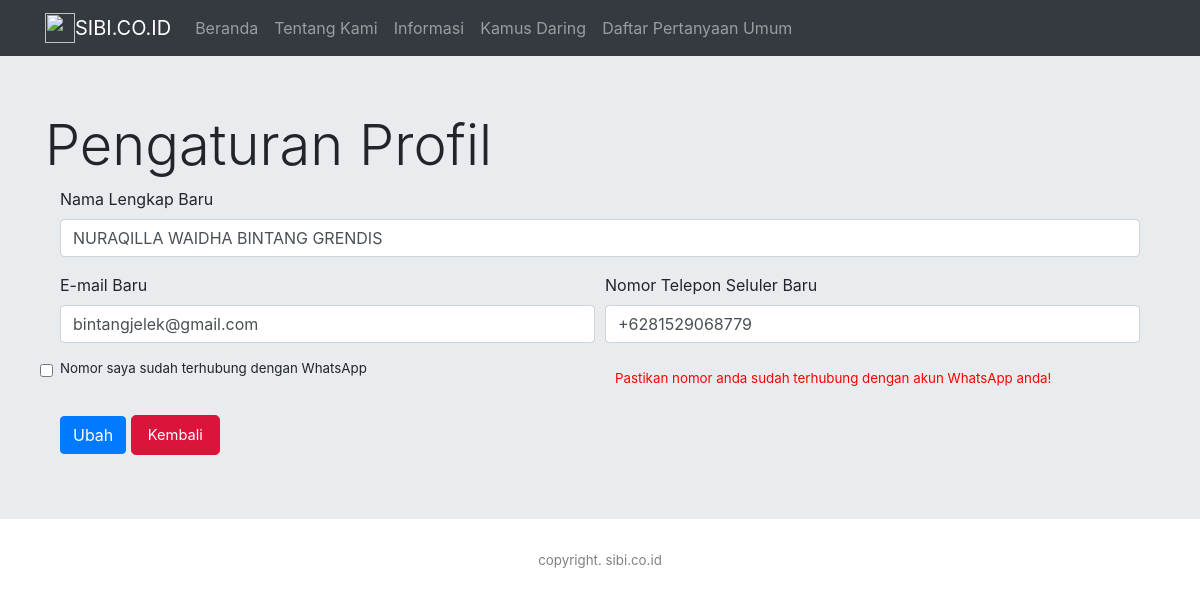
The page /PenggunaData.php (signed in) on the database its author committed.
### tables this page shows
CREATE TABLE `pengguna` (
  `id_pengguna` int(7) NOT NULL,
  `nama_lengkap` varchar(35) NOT NULL,
  `email` varchar(30) NOT NULL,
  `alamat` varchar(150) NOT NULL,
  `no_hp_wa` varchar(15) NOT NULL,
  `kata_sandi` varchar(150) NOT NULL
);

### functions.php (called while the page is built, shortened)
<?php
include 'config.php';
function query($query){
	global $conn;
	$result=mysqli_query($conn, $query);
	$rows = [];
	while( $row = mysqli_fetch_assoc($result) ) {
		$rows[] = $row;
	}
	return $rows;
}
?>

### PenggunaData.php (the view, shortened to what this page needs)
<?php
require 'functions.php';
$email=$_SESSION["useremail"];
$pggn=query("SELECT * FROM pengguna WHERE email='$email'")[0];
?>
<!doctype html>
<html lang="en">
  <head>
    <link rel="stylesheet" href="https://stackpath.bootstrapcdn.com/bootstrap/4.3.1/css/bootstrap.min.css">
  </head>
  <body class="mt-5">
        <nav class="navbar fixed-top navbar-expand-lg navbar-dark bg-dark">
            <div class="container">
                <img src="img/f.png" width="30" height="30" class="d-inline-block align-top" alt="">
                <a class="navbar-brand" href="BerandaAfter.php ">SIBI.CO.ID</a>
                <div class="collapse navbar-collapse" id="navbarSupportedContent">
                  <ul class="navbar-nav mr-auto">
                    <li class="nav-item">
                      <a class="nav-link" href="BerandaAfter.php">Beranda</a>
                    </li>
                    <li class="nav-item">
                      <a class="nav-link" href="Tentang.html">Tentang Kami</a>
                    </li>
                    <li class="nav-item">
                        <a class="nav-link" href="Infokom.html">Informasi</a>
                      </li>
                    <li class="nav-item">
                      <a class="nav-link" href="KamusDaring.php">Kamus Daring</a>
                    </li>
                    <li class="nav-item">
                      <a class="nav-link" href="Faq.html">Daftar Pertanyaan Umum</a>
                    </li>
                  </ul>
                </div>
              </nav>
                <div class="jumbotron jumbotron-fluid">
                        <div class="container">
                        <?php
                          if(isset($_GET['pesan'])){
                            if($_GET['pesan']=="gagal"){
                              echo "<div  class='alert'>Data diri anda gagal diubah</di>";
                            }
                            else{
                              echo "<h4 class='display-4'>Pengaturan Profil</h4>";
                            }
                          }else{
                              echo "<h4 class='display-4'>Pengaturan Profil</h4>";
                          }
                        ?>
                          <div class="container">
                          <div class="row">
                          <div class="col-sm">
                                  <form action="" method="POST">
                                    <div class="form-group">
                                        <label for="nama">Nama Lengkap Baru</label>
                                        <input type="text" class="form-control" id="nama" name="fullname" value="<?php echo $pggn['nama_lengkap']?>" placeholder="Nama Lengkap Baru Anda">
                                      </div>
                                    <div class="form-row">
                                        <div class="form-group col-md-6">
                                          <label for="email">E-mail Baru </label>
                                          <input type="email" class="form-control" id="email" name="email" value="<?= $pggn["email"]?>" placeholder="Alamat E-mail Baru Anda">
                                        </div>
                                        <div class="form-group col-md-6">
                                          <label for="nmr">Nomor Telepon Seluler Baru</label>
                                          <input class="form-control" id = "nmr" type="text" name="nmr" value="<?= $pggn["no_hp_wa"]?>" placeholder="Nomor Telepon Seluler Baru Anda">
                                        </div>
                                      </div>
                                      <div class="form-row">
                                        <div class="form-group col-md-6">
                                          <input class="form-check-input" type="checkbox" id="WhatsApp" onclick="hilang('WhatsApp','WhatsAppwarn')">
                                          <label class="form-check-label" for="WhatsApp">
                                            Nomor saya sudah terhubung dengan WhatsApp
                                            <br><br>
                                          </label>
                                        </div>
                                          <div class="form-group col-md-6">
                                          <p class="warn" id="WhatsAppwarn" style="display: block;">
                                            Pastikan  nomor anda sudah terhubung dengan akun WhatsApp anda!
                                          </p>
                                        </div>
                                      </div>
                                      <button type="submit" name="ubah" class="btn btn-primary" onclick="validasi_form_profil()">Ubah</button> <a href="PenggunaProfil.php" class="btn btn-primary btn-lg active" role="button" aria-pressed="true" style="background-color: #DC143C ; border-color: #DC143C; font-size: 11pt; " autocomplete="on">Kembali</a>
                                    </form>
                                  </div>
                                  </div></div></div>
                        </div>
<center><footer style="font-size: 10pt; color: grey;">
    <p>copyright. sibi.co.id</p>
    </footer></center>
  </body>
</html>

### PenggunaData.php (style rules this page uses)
.warn { color: red; padding: 10px; text-align: left; font-size: 10pt; max-height: 5pt; }
.form-check-label { font-size: 10pt; }

### rows shown on the page
pengguna: fullname "NURAQILLA WAIDHA BINTANG GRENDIS", email "bintangjelek@gmail.com", nmr "+6281529068779"
